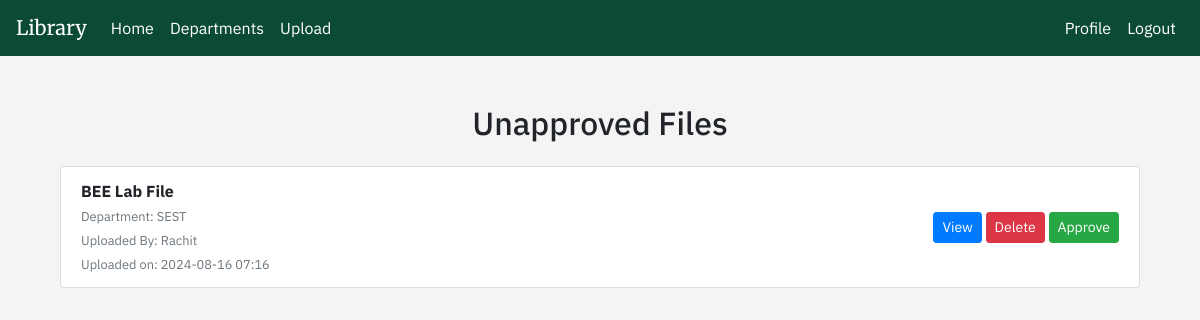
The app's page /approve_requests/ (signed in), older data.
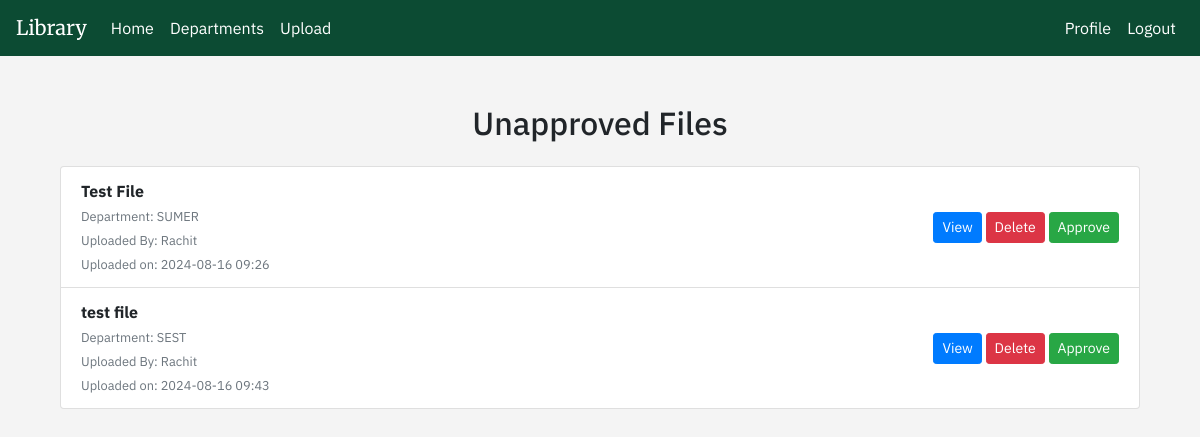
The same page, newer data.
### library/models.py (models this page shows, shortened)
class File(models.Model):
        file_name = models.CharField(max_length=255)
        file_department = models.CharField(max_length=255)
        file_path = models.FileField(upload_to='uploads/')
        file_status = models.BooleanField(default=False)
        uploaded_by = models.ForeignKey(settings.AUTH_USER_MODEL, on_delete=models.SET_NULL, null=True, blank=True)
        uploaded_at = models.DateTimeField(auto_now_add=True)
        upvotes = models.IntegerField(default=0)

### library/views.py (the view)
# urls.py: path("approve_requests/", views.file_approve_requests, name='library_approve_requests'),
@login_required
def file_approve_requests(request):
    user = request.user
    if not user.is_staff:
        messages.info(request, "You do not have access!")
        return redirect('library_home')
    unapproved_files = File.objects.filter(file_status=False)
    return render(request, 'library/requests.html', {'unapproved_files': unapproved_files})

### library/templates/library/requests.html (shortened to what this page needs)
{% extends "library/base.html" %}
{% block content %}
<div class="container my-5">
    <h2 class="text-center mb-4">Unapproved Files</h2>
    {% if unapproved_files %}
        <ul class="list-group">
            {% for file in unapproved_files %}
                <li class="list-group-item d-flex justify-content-between align-items-center">
                    <div>
                        <strong>{{ file.file_name }}</strong><br>
                        <small class="text-muted">Department: {{ file.file_department }}</small><br>
                        <small class="text-muted">Uploaded By: {{ file.uploaded_by }}</small><br>
                        <small class="text-muted">Uploaded on: {{ file.uploaded_at|date:"Y-m-d H:i" }}</small>
                    </div>
                    <div>
                        <a href="{{ file.file_path.url }}" class="btn btn-primary btn-sm me-2">View</a>
                        <a href="{% url 'library_delete_file' file.id %}" class="btn btn-danger btn-sm me-2">Delete</a>
                        <a href="{% url 'library_approve_file' file.id %}" class="btn btn-success btn-sm">Approve</a>
                    </div>
                </li>
            {% endfor %}
        </ul>
    {% else %}
        <p class="text-center">No unapproved files available.</p>
    {% endif %}
</div>
{% endblock %}

Row changes from the older to the newer data that the page shows:
no longer on this page (row edited): File: file_name "BEE Lab File", file_department "SEST", uploaded_by "Rachit", uploaded_at "2024-08-16 07:16"
added File: file_name "Test File", file_department "SUMER", uploaded_by "Rachit", uploaded_at "2024-08-16 09:26"
added File: file_name "test file", file_department "SEST", uploaded_by "Rachit", uploaded_at "2024-08-16 09:43"
